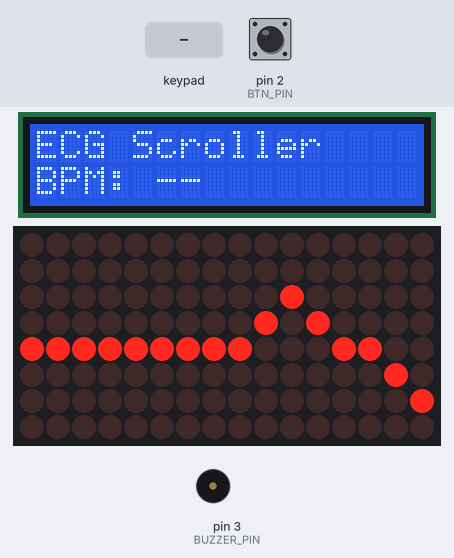
Simulated run of this sketch. Board: Arduino Uno, built with avr-gcc and run on an emulated ATmega328P. Shown: 16×2 character LCD, 16×8 LED matrix, buzzer (waves = sounding). Inputs (shaded band) come from the test bench; at power-on: pin 2 (BTN_PIN) HIGH.

Above: at 1.2 s.
1.3 s: key '2' pressed
At 1.42 s:
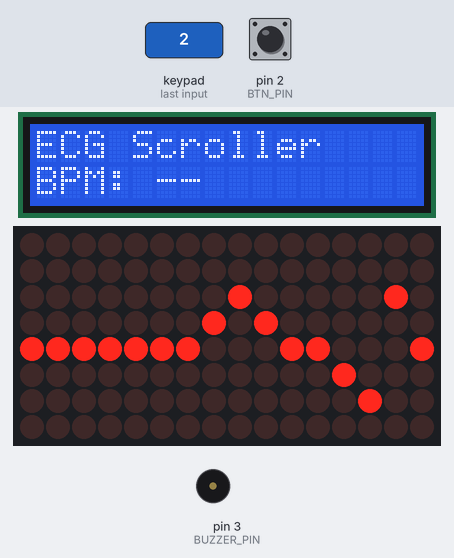
3.0 s: keypad keys 2 5 pressed 0.4 s apart
At 3.52 s:
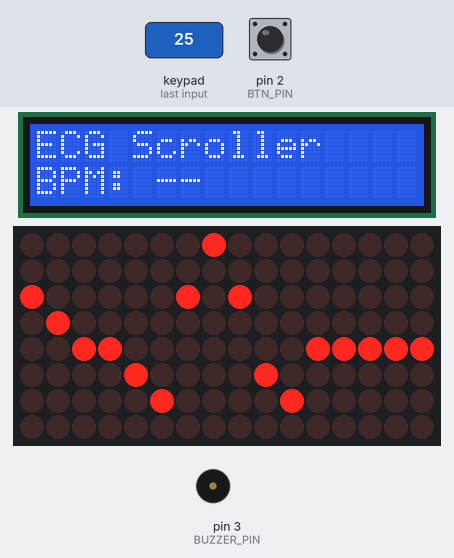
5.3 s: keypad keys 2 5 # pressed 0.4 s apart
At 5.42 s:
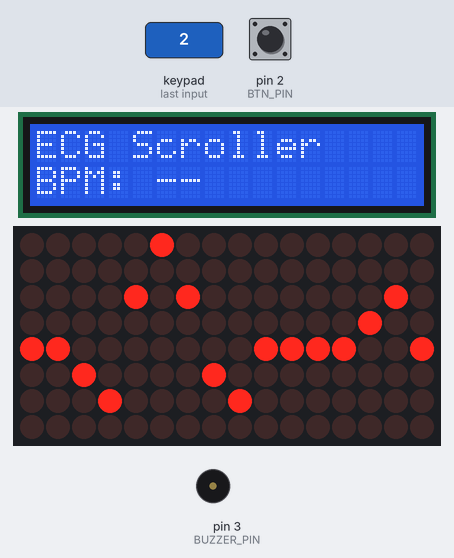
8.0 s: keypad keys 2 5 * pressed 0.4 s apart
At 8.62 s:
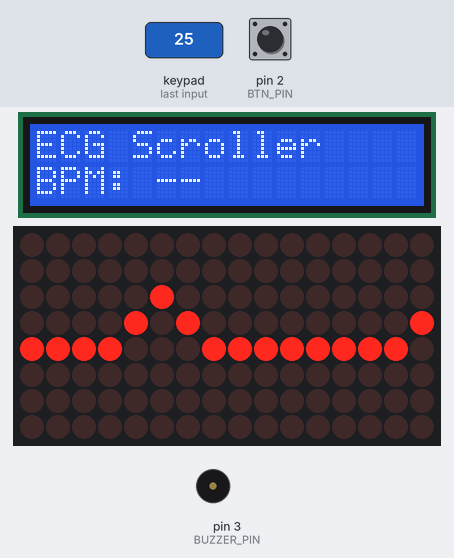
10.7 s: pin 2 (BTN_PIN) pulled LOW for 0.15 s
12.3 s: key '1' pressed
At 12.42 s:
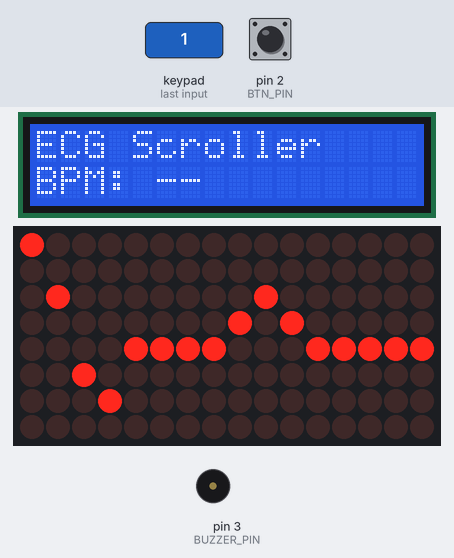
Timing chart, 0 to 15.4 s (numbered marks = the images above; inputs shaded):
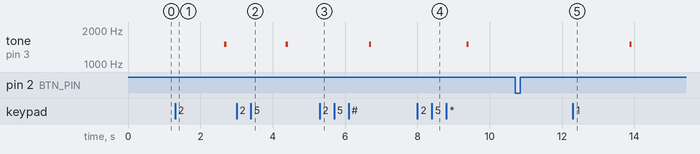

The sketch:

ECG_scroller_interrupt_keypad.ino
```cpp
#include <LedControl.h>
#include <LiquidCrystal.h>
#include <Keypad.h>
#include <avr/interrupt.h>

/*  pin map  */
#define DIN_PIN     12      // MAX7219 DIN
#define CLK_PIN     11      // MAX7219 CLK
#define CS_PIN      10      // MAX7219 CS / LOAD
#define BUZZER_PIN   3      // active buzzer
#define BTN_PIN      2      // pause / resume push-button

/* LCD (RS,E,D4,D5,D6,D7)  */
LiquidCrystal lcd(9, 8, 7, 6, 5, 4);

/* keypad 4 × 3 */
const byte ROWS = 4, COLS = 3;
char keys[ROWS][COLS] = {
  { '1','2','3' },
  { '4','5','6' },
  { '7','8','9' },
  { '*','0','#' }
};
byte rowPins[ROWS] = { A0, A1, A2, A3 };
byte colPins[COLS] = { A4, A5, 4 };
Keypad keypad = Keypad(makeKeymap(keys), rowPins, colPins, ROWS, COLS);

/*  MAX7219 / LED matrices */
const uint8_t NUM_MTX   = 2;
const uint8_t COLS_TOT  = 8 * NUM_MTX;
LedControl lc(DIN_PIN, CLK_PIN, CS_PIN, NUM_MTX);

/*  ECG waveform (0 = R-peak) */
const uint8_t ecgPQRST[] = {
  4,4,4,4,4, 3,2,3,4,
  4,5,6,2,0,2,
  5,6,4,4,4,4,
  3,2,3,4,4, 4,4,4,4
};
const uint16_t SIGNAL_LEN = sizeof(ecgPQRST);

/* runtime state  */
uint8_t  frame[COLS_TOT];
uint16_t ecgIndex      = 0;
bool     running       = true;
uint8_t  beatCounter   = 0;
uint16_t bpm           = 0;
unsigned long lastBpm  = 0;

/* push-button debounce */
bool lastBtnState      = HIGH;
unsigned long lastDebounce = 0;
const unsigned long DEBOUNCE_MS = 50;

/* refresh timer */
volatile bool refreshNeeded = false;
uint8_t  scrollHz = 10;                // start at 10 Hz
const uint8_t MIN_HZ = 2;
const uint8_t MAX_HZ = 20;

/* Timer-1 ISR: sets refresh flag */
ISR(TIMER1_COMPA_vect) { refreshNeeded = true; }

/* configure Timer-1 for given refresh rate (Hz) */
void setTimerHz(uint8_t hz)
{
  cli();
  OCR1A  = (F_CPU / 256UL / hz) - 1;   // prescaler 256
  TCCR1A = 0;
  TCCR1B = (1 << WGM12) | (1 << CS12); // CTC, presc 256
  TIMSK1 = (1 << OCIE1A);
  sei();
}

/* setup */
void setup()
{
  lcd.begin(16, 2);
  lcd.print("ECG Scroller");
  lcd.setCursor(0, 1);
  lcd.print("BPM: --");

  for (uint8_t i = 0; i < NUM_MTX; ++i) {
    lc.shutdown(i, false);
    lc.setIntensity(i, 8);
    lc.clearDisplay(i);
  }
  for (uint8_t i = 0; i < COLS_TOT; ++i) frame[i] = 4;

  pinMode(BUZZER_PIN, OUTPUT);
  digitalWrite(BUZZER_PIN, LOW);

  pinMode(BTN_PIN, INPUT_PULLUP);      // external push-button
  setTimerHz(scrollHz);                // start timer
}

/* main loop */
void loop()
{
  /* push-button on D2: pause / resume */
  bool rd = digitalRead(BTN_PIN);
  if (rd != lastBtnState) { lastDebounce = millis(); lastBtnState = rd; }
  if (rd == LOW && (millis() - lastDebounce) > DEBOUNCE_MS) {
    running = !running;
    while (digitalRead(BTN_PIN) == LOW);          // wait release
  }

  /* keypad control */
  char k = keypad.getKey();
  if (k) {
    if (k == '1') running = !running;             // toggle
    else if (k == '2') {                          // reset
      ecgIndex = beatCounter = bpm = 0;
      lastBpm = millis();
      lcd.setCursor(0,1); lcd.print("BPM: --   ");
    }
    else if (k == '3') {                          // faster (+2 Hz)
      if (scrollHz < MAX_HZ) { scrollHz += 2; setTimerHz(scrollHz); }
    }
    else if (k == '4') {                          // slower (−2 Hz)
      if (scrollHz > MIN_HZ) { scrollHz -= 2; setTimerHz(scrollHz); }
    }
  }

  /* update display when ISR flag set */
  if (running && refreshNeeded) {
    refreshNeeded = false;
    updateFrame();
    drawFrame();
  }
}

/* update frame & BPM calculation */
void updateFrame()
{
  static bool lastWasR = false;

  for (uint8_t i = 0; i < COLS_TOT - 1; ++i) frame[i] = frame[i + 1];

  uint8_t y = ecgPQRST[ecgIndex++];
  frame[COLS_TOT - 1] = y;

  if (y == 0 && !lastWasR) { tone(BUZZER_PIN, 1500, 60); ++beatCounter; lastWasR = true; }
  else if (y != 0) lastWasR = false;

  if (ecgIndex >= SIGNAL_LEN) ecgIndex = 0;

  unsigned long now = millis();
  if (now - lastBpm >= 10000) {
    bpm = beatCounter * 6;
    beatCounter = 0;
    lastBpm = now;
    lcd.setCursor(0, 1);
    lcd.print("BPM: ");
    lcd.print(bpm);
    lcd.print("   ");
  }
}

/* draw current frame on both matrices */
void drawFrame()
{
  for (uint8_t m = 0; m < NUM_MTX; ++m) lc.clearDisplay(m);
  for (uint8_t c = 0; c < 8; ++c) {
    lc.setLed(0, frame[c]      , c, true);
    lc.setLed(1, frame[c + 8U] , c, true);
  }
}
```

Measured:
- after the input at 1.3 s, the display: changes after 0.07 s (image 1)
- after the input at 3.0 s, tone on pin 3 (BUZZER_PIN): silent → 1500 Hz after 1.4 s, → silent 0.06 s later; the display: first differs from a run without the input after 0.47 s (image 2)
- after the input at 5.3 s, the display: changes after 0.07 s (image 3)
- after the input at 8.0 s, the display: first differs from a run without the input after 0.57 s (image 4)
- after the input at 10.7 s, every drawn part: stays the same
- after the input at 12.3 s, tone on pin 3 (BUZZER_PIN): silent → 1500 Hz after 1.6 s, → silent 0.06 s later; the display: first changes at once (image 5 shows a later state)
